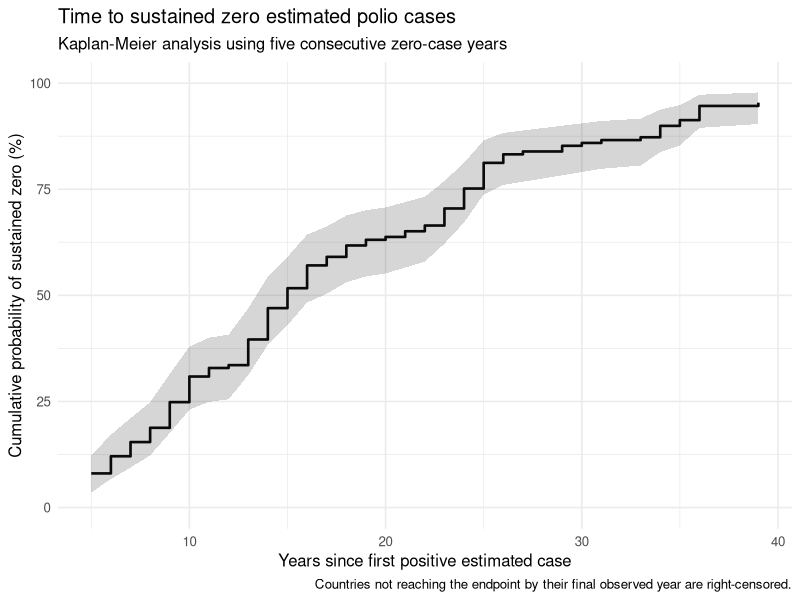
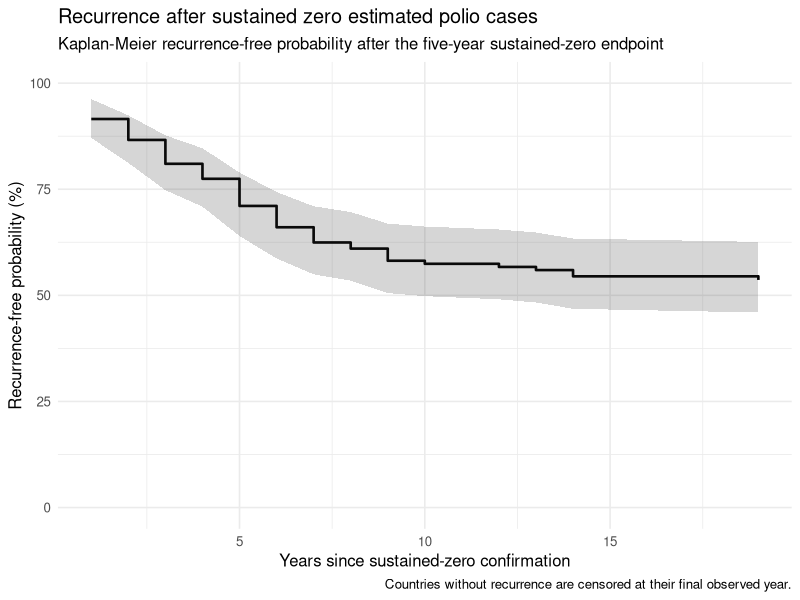
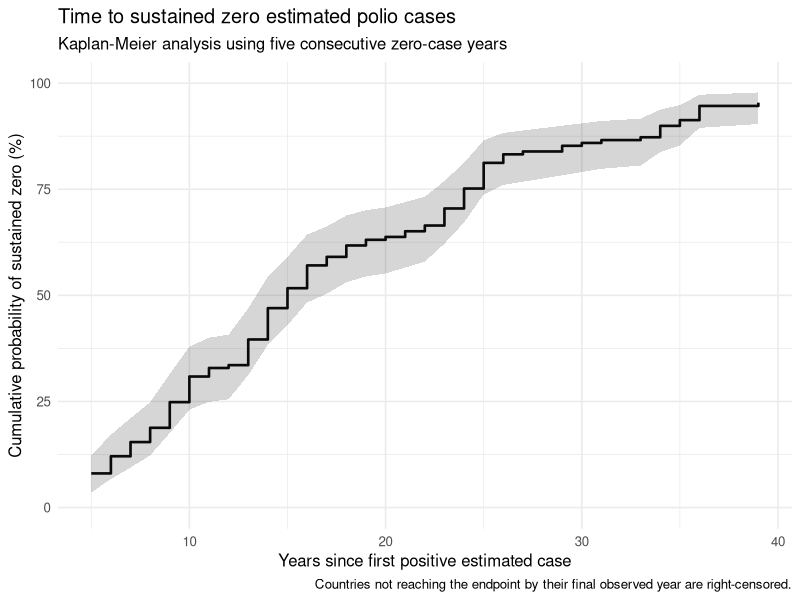
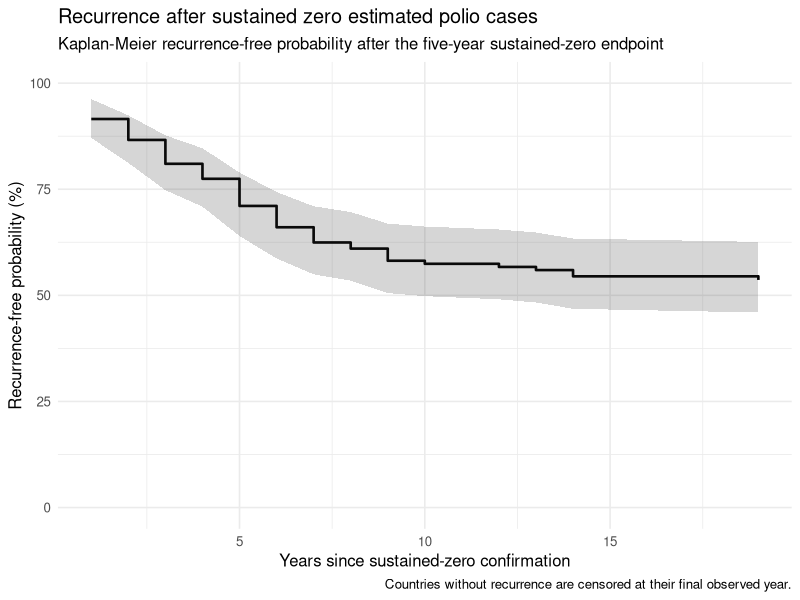

These figures' R source, in order:
# 05_sustained_zero_and_recurrence.R
#
# Project: Polio Eradication



# 1. Load packages 

library(tidyverse)
library(here)
library(survival)


# 2. Create output directories if required 

if (!dir.exists(here("plots"))) {
  dir.create(
    here("plots"),
    recursive = TRUE
  )
}

if (!dir.exists(here("tables"))) {
  dir.create(
    here("tables"),
    recursive = TRUE
  )
}


# IMPORT DATA



# 3. Import country-level polio data

polio_country <- read_csv(
  here(
    "data",
    "processed",
    "polio_country.csv"
  ),
  show_col_types = FALSE
)


# PREPARE COMPLETE COUNTRY-YEAR SERIES



# 4. Complete missing calendar years within each country's observation period
#
# Missing years remain missing and are not treated as zero.

polio_complete <- polio_country |>
  group_by(
    entity,
    code
  ) |>
  complete(
    year = full_seq(
      year,
      period = 1
    )
  ) |>
  arrange(
    year,
    .by_group = TRUE
  ) |>
  mutate(
    
    case_state =
      case_when(
        
        is.na(estimated_cases) ~
          "missing",
        
        estimated_cases == 0 ~
          "zero",
        
        estimated_cases > 0 ~
          "positive"
      )
  ) |>
  ungroup()


# DEFINE ANALYSIS POPULATION



# 5. Identify countries with at least one positive estimated case

country_origins <- polio_country |>
  filter(
    estimated_cases > 0
  ) |>
  arrange(
    entity,
    year
  ) |>
  group_by(
    entity,
    code
  ) |>
  summarise(
    
    first_positive_year =
      first(year),
    
    baseline_cases =
      first(estimated_cases),
    
    .groups = "drop"
  )


# 6. Identify final observed year for each country

country_followup <- polio_country |>
  group_by(
    entity,
    code
  ) |>
  summarise(
    
    last_observed_year =
      max(year),
    
    .groups = "drop"
  )


country_origins <- country_origins |>
  left_join(
    country_followup,
    by = c(
      "entity",
      "code"
    )
  )


# FUNCTION FOR SUSTAINED ZERO



# 7. Create function to derive sustained-zero events

derive_sustained_zero <- function(threshold) {
  
  zero_runs <- polio_complete |>
    inner_join(
      country_origins,
      by = c(
        "entity",
        "code"
      )
    ) |>
    filter(
      year >= first_positive_year
    ) |>
    group_by(
      entity,
      code
    ) |>
    arrange(
      year,
      .by_group = TRUE
    ) |>
    mutate(
      
      run_id =
        cumsum(
          case_state != lag(
            case_state,
            default = ""
          )
        )
    ) |>
    ungroup() |>
    group_by(
      entity,
      code,
      first_positive_year,
      baseline_cases,
      last_observed_year,
      run_id,
      case_state
    ) |>
    summarise(
      
      run_start_year =
        min(year),
      
      run_end_year =
        max(year),
      
      run_length =
        n(),
      
      .groups = "drop"
    )
  
  
  sustained_events <- zero_runs |>
    filter(
      case_state == "zero",
      run_length >= threshold
    ) |>
    group_by(
      entity,
      code
    ) |>
    slice_min(
      order_by = run_start_year,
      n = 1,
      with_ties = FALSE
    ) |>
    ungroup() |>
    transmute(
      
      entity,
      code,
      
      sustained_zero_start_year =
        run_start_year,
      
      sustained_zero_confirmed_year =
        run_start_year +
        threshold -
        1
    )
  
  
  country_origins |>
    left_join(
      sustained_events,
      by = c(
        "entity",
        "code"
      )
    ) |>
    mutate(
      
      zero_threshold =
        threshold,
      
      event =
        !is.na(
          sustained_zero_confirmed_year
        ),
      
      follow_up_end =
        if_else(
          event,
          sustained_zero_confirmed_year,
          last_observed_year
        ),
      
      time_to_event =
        follow_up_end -
        first_positive_year
    )
}


# PRIMARY FIVE-YEAR DEFINITION



# 8. Derive five-year sustained-zero endpoint

sustained_zero_5 <- derive_sustained_zero(
  5
)


sustained_zero_5


# 9. Summarise primary endpoint

sustained_zero_summary <- sustained_zero_5 |>
  summarise(
    
    n_countries =
      n(),
    
    n_reached_sustained_zero =
      sum(event),
    
    percent_reached_sustained_zero =
      100 *
      mean(event),
    
    n_right_censored =
      sum(
        !event
      ),
    
    median_time_to_sustained_zero =
      median(
        time_to_event[event],
        na.rm = TRUE
      )
  )


sustained_zero_summary


# KAPLAN-MEIER ANALYSIS



# 10. Fit Kaplan-Meier time-to-event model

km_model <- survfit(
  Surv(
    time_to_event,
    event
  ) ~ 1,
  data = sustained_zero_5
)


summary(
  km_model
)


# 11. Convert Kaplan-Meier output to table

km_summary <- summary(
  km_model
)


km_table <- tibble(
  
  time =
    km_summary$time,
  
  survival =
    km_summary$surv,
  
  lower =
    km_summary$lower,
  
  upper =
    km_summary$upper
) |>
  mutate(
    
    cumulative_sustained_zero =
      100 *
      (
        1 -
          survival
      ),
    
    cumulative_lower =
      100 *
      (
        1 -
          upper
      ),
    
    cumulative_upper =
      100 *
      (
        1 -
          lower
      )
  )


km_table


# 12. Plot cumulative probability of sustained zero

plot_km <- km_table |>
  ggplot(
    aes(
      x = time,
      y = cumulative_sustained_zero
    )
  ) +
  geom_step(
    linewidth = 0.9
  ) +
  geom_ribbon(
    aes(
      ymin = cumulative_lower,
      ymax = cumulative_upper
    ),
    alpha = 0.2
  ) +
  scale_y_continuous(
    limits = c(
      0,
      100
    )
  ) +
  labs(
    title = "Time to sustained zero estimated polio cases",
    subtitle = "Kaplan-Meier analysis using five consecutive zero-case years",
    x = "Years since first positive estimated case",
    y = "Cumulative probability of sustained zero (%)",
    caption = "Countries not reaching the endpoint by their final observed year are right-censored."
  ) +
  theme_minimal(
    base_size = 12
  )


plot_km


ggsave(
  here(
    "plots",
    "08_time_to_sustained_zero.png"
  ),
  plot_km,
  width = 10,
  height = 6,
  dpi = 300
)


# BASELINE BURDEN GROUPS



# 13. Divide countries into baseline burden groups

sustained_zero_5 <- sustained_zero_5 |>
  mutate(
    
    baseline_burden_group =
      ntile(
        baseline_cases,
        3
      ),
    
    baseline_burden_group =
      factor(
        baseline_burden_group,
        levels = c(
          1,
          2,
          3
        ),
        labels = c(
          "Lower baseline burden",
          "Middle baseline burden",
          "Higher baseline burden"
        )
      )
  )


# 14. Fit Kaplan-Meier model by baseline burden group

km_baseline_model <- survfit(
  Surv(
    time_to_event,
    event
  ) ~ baseline_burden_group,
  data = sustained_zero_5
)


km_baseline_model


# LOG-RANK TEST



# 15. Compare time-to-event distributions between burden groups

logrank_test <- survdiff(
  Surv(
    time_to_event,
    event
  ) ~ baseline_burden_group,
  data = sustained_zero_5
)


logrank_test


logrank_results <- tibble(
  
  test =
    "Log-rank test",
  
  chi_square =
    logrank_test$chisq,
  
  degrees_freedom =
    length(
      logrank_test$n
    ) -
    1,
  
  p_value =
    pchisq(
      logrank_test$chisq,
      df =
        length(
          logrank_test$n
        ) -
        1,
      lower.tail = FALSE
    )
)


logrank_results


# COX PROPORTIONAL HAZARDS MODEL



# 16. Create log2 baseline burden variable

sustained_zero_5 <- sustained_zero_5 |>
  mutate(
    
    log2_baseline_cases =
      log2(
        baseline_cases + 1
      )
  )


# 17. Fit Cox proportional hazards model

cox_model <- coxph(
  Surv(
    time_to_event,
    event
  ) ~ log2_baseline_cases,
  data = sustained_zero_5
)


summary(
  cox_model
)


# 18. Extract Cox model results

cox_model_summary <- summary(
  cox_model
)


cox_confidence <- confint(
  cox_model
)


cox_results <- tibble(
  
  predictor =
    "Doubling of baseline estimated cases",
  
  coefficient =
    coef(
      cox_model
    )[["log2_baseline_cases"]],
  
  hazard_ratio =
    exp(
      coef(
        cox_model
      )[["log2_baseline_cases"]]
    ),
  
  lower_95_ci =
    exp(
      cox_confidence[
        "log2_baseline_cases",
        1
      ]
    ),
  
  upper_95_ci =
    exp(
      cox_confidence[
        "log2_baseline_cases",
        2
      ]
    ),
  
  p_value =
    cox_model_summary$coefficients[
      "log2_baseline_cases",
      "Pr(>|z|)"
    ]
)


cox_results


# PROPORTIONAL HAZARDS ASSUMPTION



# 19. Test proportional hazards assumption

ph_test <- cox.zph(
  cox_model
)


ph_test


ph_results <- as.data.frame(
  ph_test$table
) |>
  rownames_to_column(
    "term"
  ) |>
  as_tibble() |>
  rename(
    p_value = p
  )


ph_results


# ACCELERATED FAILURE-TIME MODELS



# 20. Fit Weibull AFT model

aft_weibull <- survreg(
  Surv(
    time_to_event,
    event
  ) ~ log2_baseline_cases,
  data = sustained_zero_5,
  dist = "weibull"
)


# 21. Fit log-normal AFT model

aft_lognormal <- survreg(
  Surv(
    time_to_event,
    event
  ) ~ log2_baseline_cases,
  data = sustained_zero_5,
  dist = "lognormal"
)


# 22. Fit log-logistic AFT model

aft_loglogistic <- survreg(
  Surv(
    time_to_event,
    event
  ) ~ log2_baseline_cases,
  data = sustained_zero_5,
  dist = "loglogistic"
)


# 23. Fit exponential AFT model

aft_exponential <- survreg(
  Surv(
    time_to_event,
    event
  ) ~ log2_baseline_cases,
  data = sustained_zero_5,
  dist = "exponential"
)


# MODEL COMPARISON



# 24. Compare AFT models using AIC

aft_model_comparison <- tibble(
  
  model = c(
    "Weibull",
    "Log-normal",
    "Log-logistic",
    "Exponential"
  ),
  
  AIC = c(
    AIC(aft_weibull),
    AIC(aft_lognormal),
    AIC(aft_loglogistic),
    AIC(aft_exponential)
  )
) |>
  arrange(AIC)


aft_model_comparison


# 25. Select model with lowest AIC

best_aft_model_name <- aft_model_comparison |>
  slice_min(
    order_by = AIC,
    n = 1,
    with_ties = FALSE
  ) |>
  pull(model)


best_aft_model_name


# 26. Extract selected AFT model

best_aft_model <- switch(
  
  best_aft_model_name,
  
  "Weibull" =
    aft_weibull,
  
  "Log-normal" =
    aft_lognormal,
  
  "Log-logistic" =
    aft_loglogistic,
  
  "Exponential" =
    aft_exponential
)


summary(
  best_aft_model
)


# 27. Calculate AFT time ratio

aft_coefficient <- coef(
  best_aft_model
)[["log2_baseline_cases"]]


aft_standard_error <- summary(
  best_aft_model
)$table[
  "log2_baseline_cases",
  "Std. Error"
]


aft_z <- summary(
  best_aft_model
)$table[
  "log2_baseline_cases",
  "z"
]


aft_p_value <- summary(
  best_aft_model
)$table[
  "log2_baseline_cases",
  "p"
]


aft_lower <- aft_coefficient -
  1.96 *
  aft_standard_error


aft_upper <- aft_coefficient +
  1.96 *
  aft_standard_error


aft_results <- tibble(
  
  model =
    best_aft_model_name,
  
  predictor =
    "Doubling of baseline estimated cases",
  
  coefficient =
    aft_coefficient,
  
  time_ratio =
    exp(
      aft_coefficient
    ),
  
  lower_95_ci =
    exp(
      aft_lower
    ),
  
  upper_95_ci =
    exp(
      aft_upper
    ),
  
  z_statistic =
    aft_z,
  
  p_value =
    aft_p_value
)


aft_results


# SENSITIVITY ANALYSIS



# 28. Compare 3-, 5- and 10-year sustained-zero definitions

sensitivity_data <- map_dfr(
  c(
    3,
    5,
    10
  ),
  derive_sustained_zero
)


sensitivity_summary <- sensitivity_data |>
  group_by(
    zero_threshold
  ) |>
  summarise(
    
    n_countries =
      n(),
    
    n_events =
      sum(event),
    
    percent_reaching_endpoint =
      100 *
      mean(event),
    
    n_right_censored =
      sum(
        !event
      ),
    
    median_time_to_event =
      median(
        time_to_event[event],
        na.rm = TRUE
      ),
    
    .groups = "drop"
  )


sensitivity_summary


# RECURRENCE AFTER SUSTAINED ZERO



# 29. Identify countries reaching five-year sustained zero

recurrence_candidates <- sustained_zero_5 |>
  filter(
    event
  ) |>
  select(
    entity,
    code,
    sustained_zero_start_year,
    sustained_zero_confirmed_year
  )


# 30. Create recurrence follow-up dataset

recurrence_followup <- recurrence_candidates |>
  left_join(
    polio_complete |>
      select(
        entity,
        code,
        year,
        estimated_cases
      ),
    by = c(
      "entity",
      "code"
    )
  ) |>
  filter(
    year >
      sustained_zero_confirmed_year,
    !is.na(
      estimated_cases
    )
  ) |>
  group_by(
    entity,
    code,
    sustained_zero_start_year,
    sustained_zero_confirmed_year
  ) |>
  summarise(
    
    last_post_endpoint_year =
      max(year),
    
    post_endpoint_followup_years =
      n(),
    
    recurrence =
      any(
        estimated_cases > 0
      ),
    
    first_recurrence_year =
      if (
        any(
          estimated_cases > 0
        )
      ) {
        
        min(
          year[
            estimated_cases > 0
          ]
        )
        
      } else {
        
        NA_real_
      },
    
    .groups = "drop"
  ) |>
  mutate(
    
    recurrence_followup_time =
      if_else(
        recurrence,
        
        first_recurrence_year -
          sustained_zero_confirmed_year,
        
        last_post_endpoint_year -
          sustained_zero_confirmed_year
      )
  )


recurrence_followup


# 31. Summarise recurrence

recurrence_summary <- recurrence_followup |>
  summarise(
    
    countries_with_post_endpoint_followup =
      n(),
    
    countries_with_recurrence =
      sum(
        recurrence
      ),
    
    countries_without_recurrence =
      sum(
        !recurrence
      ),
    
    percent_with_recurrence =
      100 *
      mean(
        recurrence
      ),
    
    median_time_to_recurrence =
      median(
        recurrence_followup_time[
          recurrence
        ],
        na.rm = TRUE
      )
  )


recurrence_summary


# 32. List countries with recurrence

recurrence_countries <- recurrence_followup |>
  filter(
    recurrence
  ) |>
  arrange(
    first_recurrence_year
  )


print(
  recurrence_countries,
  n = Inf
)


# RECURRENCE SURVIVAL ANALYSIS



# 33. Fit recurrence-free Kaplan-Meier model

recurrence_km <- survfit(
  Surv(
    recurrence_followup_time,
    recurrence
  ) ~ 1,
  data = recurrence_followup
)


summary(
  recurrence_km
)


# 34. Convert recurrence model to table

recurrence_km_summary <- summary(
  recurrence_km
)


recurrence_km_table <- tibble(
  
  time =
    recurrence_km_summary$time,
  
  recurrence_free_probability =
    recurrence_km_summary$surv,
  
  lower =
    recurrence_km_summary$lower,
  
  upper =
    recurrence_km_summary$upper
)


recurrence_km_table


# 35. Plot recurrence-free probability

plot_recurrence <- recurrence_km_table |>
  ggplot(
    aes(
      x = time,
      y = recurrence_free_probability * 100
    )
  ) +
  geom_step(
    linewidth = 0.9
  ) +
  geom_ribbon(
    aes(
      ymin = lower * 100,
      ymax = upper * 100
    ),
    alpha = 0.2
  ) +
  scale_y_continuous(
    limits = c(
      0,
      100
    )
  ) +
  labs(
    title = "Recurrence after sustained zero estimated polio cases",
    subtitle = "Kaplan-Meier recurrence-free probability after the five-year sustained-zero endpoint",
    x = "Years since sustained-zero confirmation",
    y = "Recurrence-free probability (%)",
    caption = "Countries without recurrence are censored at their final observed year."
  ) +
  theme_minimal(
    base_size = 12
  )


plot_recurrence


ggsave(
  here(
    "plots",
    "09_recurrence_after_sustained_zero.png"
  ),
  plot_recurrence,
  width = 10,
  height = 6,
  dpi = 300
)


# SAVE OUTPUTS



write_csv(
  sustained_zero_5,
  here(
    "data",
    "processed",
    "polio_sustained_zero_5year.csv"
  )
)


write_csv(
  sustained_zero_summary,
  here(
    "tables",
    "polio_sustained_zero_summary.csv"
  )
)


write_csv(
  km_table,
  here(
    "tables",
    "polio_kaplan_meier.csv"
  )
)


write_csv(
  logrank_results,
  here(
    "tables",
    "polio_logrank_test.csv"
  )
)


write_csv(
  cox_results,
  here(
    "tables",
    "polio_cox_model.csv"
  )
)


write_csv(
  ph_results,
  here(
    "tables",
    "polio_proportional_hazards_test.csv"
  )
)


write_csv(
  aft_model_comparison,
  here(
    "tables",
    "polio_aft_model_comparison.csv"
  )
)


write_csv(
  aft_results,
  here(
    "tables",
    "polio_aft_results.csv"
  )
)


write_csv(
  sensitivity_summary,
  here(
    "tables",
    "polio_sustained_zero_sensitivity.csv"
  )
)


write_csv(
  recurrence_followup,
  here(
    "tables",
    "polio_recurrence_followup.csv"
  )
)


write_csv(
  recurrence_summary,
  here(
    "tables",
    "polio_recurrence_summary.csv"
  )
)


write_csv(
  recurrence_countries,
  here(
    "tables",
    "polio_recurrence_countries.csv"
  )
)


write_csv(
  recurrence_km_table,
  here(
    "tables",
    "polio_recurrence_kaplan_meier.csv"
  )
)



message(
  "Polio sustained-zero, survival and recurrence analysis complete."
)
